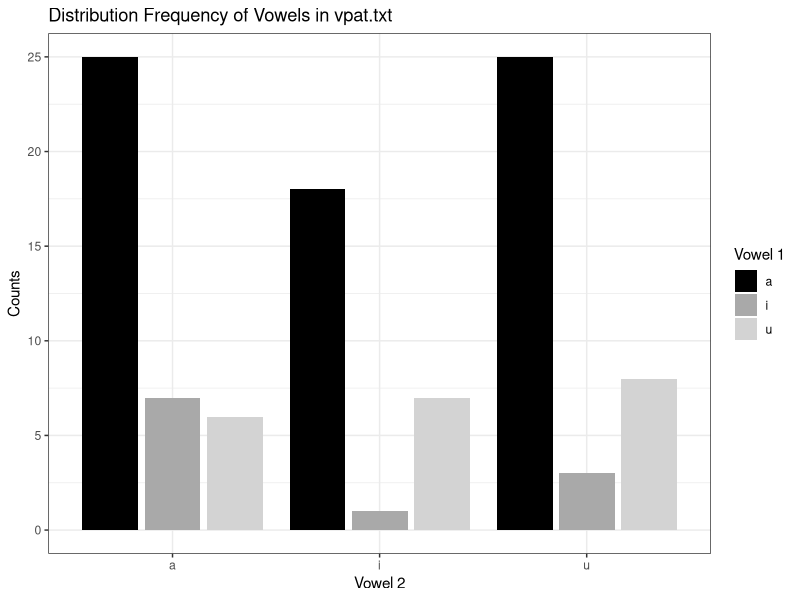
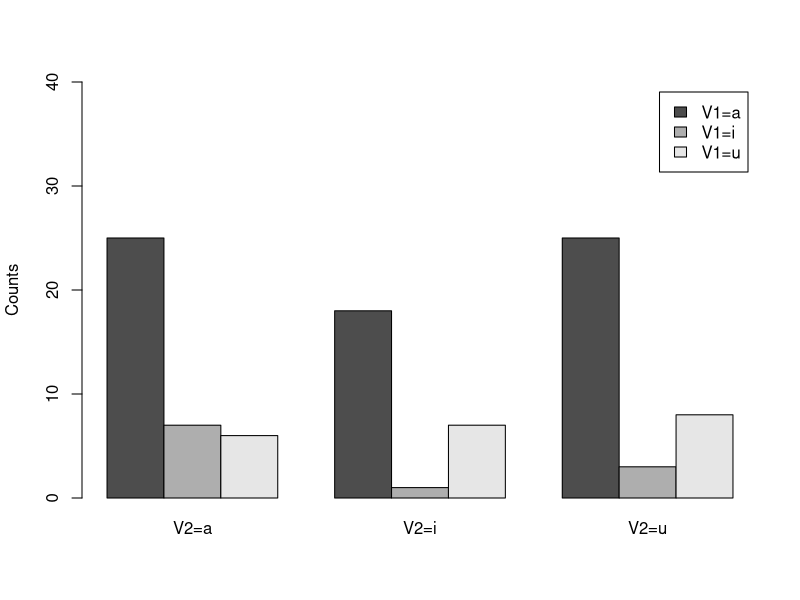
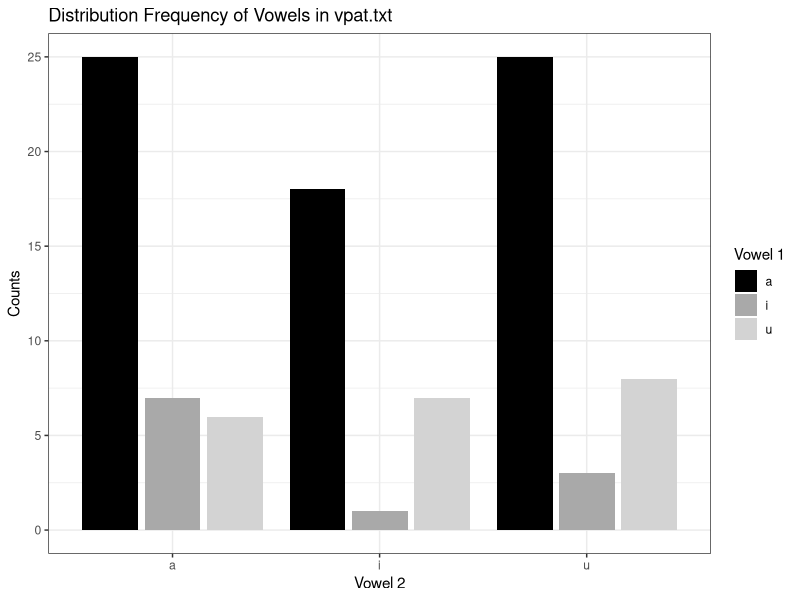
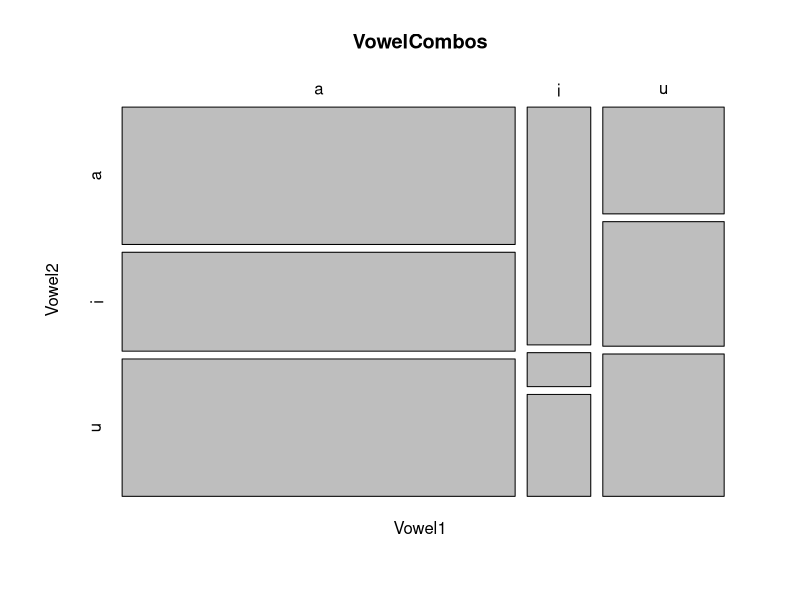

Source code (R) for these figures, in order:
# Figure 1

vpat = read.table("vpat.txt")	
colnames(vpat) = "Words"		  
vpat$Vowel1 = substring(vpat$Words, 2, 2)
vpat$Vowel2 = substring(vpat$Words, 4, 4)

VowelCombos.mat = xtabs(~ Vowel1 + Vowel2, data = vpat)

VowelCombos.tab = table(vpat$Vowel1, vpat$Vowel2)

VCM = t(VowelCombos.mat)	
row.total = apply(VCM, 1, sum)
VCM.marg = cbind(VCM, RowTotal = row.total)
col.total = apply(VCM.marg, 2, sum)
VCM.marg = rbind(VCM.marg, ColTotal = col.total)

png(filename = "ch8.figure1.png", height = 900, width = 1200, units = "px",
    res = 200)

barplot(VowelCombos.mat,  		               		  
        beside = T,	  				                    
        names.arg = c("V2=a", "V2=i", "V2=u"),	  
        legend.text = c("V1=a", "V1=i", "V1=u"),	
        ylim = c(0, 40),				                  
        ylab = "Counts"				                  
)

dev.off()

# Figure 2
VMC.df = as.data.frame(VowelCombos.mat)

library(ggplot2)

ggplot(data = VMC.df, mapping = aes(x = Vowel2, y = Freq, 
                                    group = Vowel1, fill = Vowel1)) +
  geom_bar(position = position_dodge2(), stat = "identity") +
  scale_fill_manual(values = c("black", "darkgrey", "lightgrey")) +
  labs(title = "Distribution Frequency of Vowels in vpat.txt", 
       x = "Vowel 2", y = "Counts", fill = "Vowel 1") +
  theme_bw()

ggsave(filename = "ch8.figure2.png", height = 900, width = 1200, units = "px",
       dpi = 200)

# Figure 3
png(filename = "ch8.figure3.png", height = 900, width = 1200, units = "px",
    res = 200)

mosaicplot(VowelCombos.mat, cex = 1, main = "VowelCombos") 

dev.off()